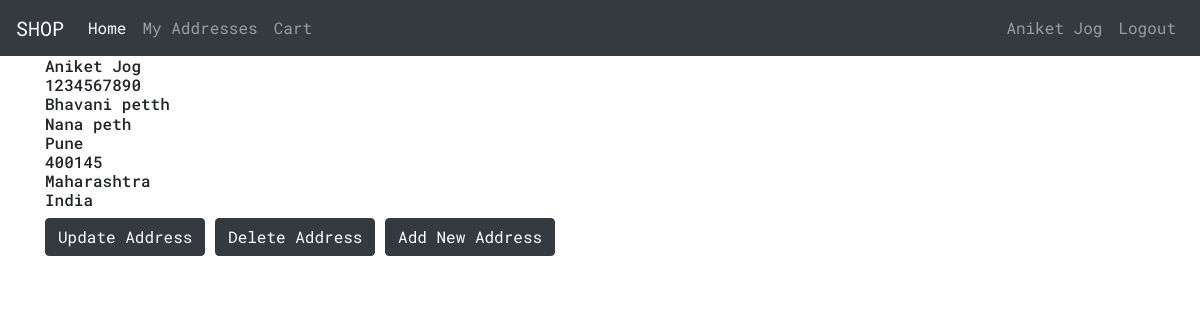
Screenshot of /address_list/ (signed in) with the database file from the repository.
### user/models.py (models this page shows, shortened)
class User(AbstractBaseUser):
    email           = models.EmailField(verbose_name=r'Email Address', unique=True)
    first_name      = models.CharField(max_length=60)
    last_name       = models.CharField(max_length=60)
    admin           = models.BooleanField(default=False)
    staff           = models.BooleanField(default=False)
    active          = models.BooleanField(default=True)
    USERNAME_FIELD  = 'email'
    REQUIRED_FIELDS = ['first_name', 'last_name']
    objects = UserManager()
    def get_name(self):
        return " ".join([self.first_name, self.last_name])
    @property
    def is_active(self):
        return self.active

### address/models.py (models this page shows, shortened)
class Address(models.Model):
    user = models.ForeignKey(User, on_delete=models.CASCADE, related_name='address')
    name = models.CharField(max_length=50)
    contact_numbers = models.CharField(max_length=12)
    address1 = models.CharField(max_length=100)
    address2 = models.CharField(max_length=100)
    city = models.CharField(max_length=50)
    zipcode = models.CharField(max_length=12)
    state = models.CharField(max_length=50)
    country = models.CharField(max_length=50)

### address/views.py (the view)
# urls.py: path('address_list/', views.address_list, name='address_list'),
@login_required(login_url=('user:login'))
def address_list(request):
    addresses = Address.objects.filter(user=request.user)
    context = {'addresses': addresses}
    return render(request, 'address/address_list.html', context)

### address/templates/address/address_list.html
{% extends 'base.html' %}
{% block content %}
    {% for address in addresses %}
        <h6>
            {{ address.name }} <br>
            {{ address.contact_numbers }} <br>
            {{ address.address1 }} <br>
            {{ address.address2 }} <br>
            {{ address.city }} <br>
            {{ address.zipcode }} <br>
            {{ address.state }} <br>
            {{ address.country }}
        </h6>
        <a href="{% url 'address:address_update' address.id %}" class="btn btn-dark">Update Address</a>
        <a href="{% url 'address:address_delete' address.id %}" class="btn btn-dark">Delete Address</a>
    {% endfor %}
    <a href="{% url 'address:address_create' %}" class="btn btn-dark">Add New Address</a>
{% endblock content %}

### user/templates/navbar.html (shortened to what this page needs)
<nav class="navbar navbar-expand-lg navbar-dark bg-dark">
    <a class="navbar-brand" href="#">SHOP</a>
    <div class="collapse navbar-collapse" id="navbarTogglerDemo03">
        <ul class="navbar-nav mr-auto mt-2 mt-lg-0">
            <li class="nav-item active">
                <a class="nav-link" href="{% url 'product:product_list' %}">Home </a>
            </li>
            <li class="nav-item">
                <a class="nav-link" href="{% url 'address:address_list' %}">My Addresses</a>
            </li>
            <li class="nav-item">
                <a href="{% url 'cart:cart'%}" class="nav-link">
                    Cart
                </a>
            </li>
        </ul>
    <ul class="navbar-nav my-2 my-lg-0">
        {% if request.user.is_authenticated %}
            {% if request.user.role.role == 10 %}
                <li class="nav-item"><a href="{% url 'user:customer' %}" class="nav-link">{{ request.user.get_name }}</a></li>
            {% elif request.user.role.role == 20 %}
                <li class="nav-item"><a href="{% url 'user:vendor' %}" class="nav-link">{{ request.user.get_name }}</a></li>
            {% endif %}
            <li class="nav-item"><a href="{% url 'user:logout' %}" class="nav-link">Logout</a></li>
        {% else %}
            <li class="nav-item"><a href="{% url 'user:login' %}" class="nav-link">Login</a></li>
            <li class="nav-item"><a href="{% url 'user:register' %}" class="nav-link">Sign up</a></li>
        {% endif %}
    </ul>
    </div>
</nav>

### user/static/css/style.css (style rules this page uses)
* { padding: 0px; margin: 0px; font-family: 'Roboto Mono', monospace !important; }

### rows the page displays
User: user.get_name "Aniket Jog"
Address: name "Aniket Jog", contact_numbers "1234567890", address1 "Bhavani petth", address2 "Nana peth", city "Pune", zipcode "400145", state "Maharashtra", country "India"
